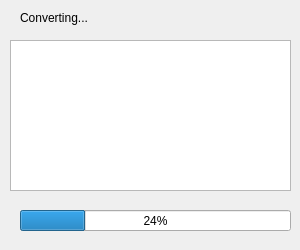
<?xml version="1.0" encoding="UTF-8"?>
<ui version="4.0">
 <class>Dialog</class>
 <widget class="QDialog" name="Dialog">
  <property name="geometry">
   <rect>
    <x>0</x>
    <y>0</y>
    <width>300</width>
    <height>250</height>
   </rect>
  </property>
  <property name="maximumSize">
   <size>
    <width>300</width>
    <height>250</height>
   </size>
  </property>
  <property name="windowTitle">
   <string>Dialog</string>
  </property>
  <widget class="QProgressBar" name="progressBar">
   <property name="geometry">
    <rect>
     <x>20</x>
     <y>210</y>
     <width>271</width>
     <height>21</height>
    </rect>
   </property>
   <property name="value">
    <number>24</number>
   </property>
  </widget>
  <widget class="QTextEdit" name="textEdit">
   <property name="geometry">
    <rect>
     <x>10</x>
     <y>40</y>
     <width>281</width>
     <height>151</height>
    </rect>
   </property>
   <property name="maximumSize">
    <size>
     <width>16777215</width>
     <height>16777215</height>
    </size>
   </property>
  </widget>
  <widget class="QLabel" name="label">
   <property name="geometry">
    <rect>
     <x>20</x>
     <y>10</y>
     <width>81</width>
     <height>16</height>
    </rect>
   </property>
   <property name="text">
    <string>Converting...</string>
   </property>
  </widget>
 </widget>
 <resources/>
 <connections/>
</ui>
